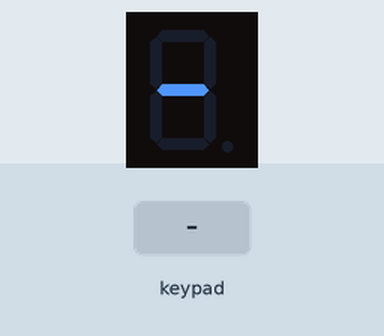
A sketch run on a simulated Arduino Uno, built with avr-gcc and run on an emulated ATmega328P. On the bench: 1-digit seven-segment display. Wiring (inferred from the names in the program): 1-digit 7-segment display, segments lit when HIGH: segments pin 5, A2, A4, A3, pin 4, A1, A0. The inputs (shaded band) are chosen by the test bench. The segment pins are drawn as the display they are named for.

Above: at 1.9 s.
3.4 s: keypad keys 1 3 1 2 1 1 1 0 pressed 0.4 s apart
At 7.1 s:
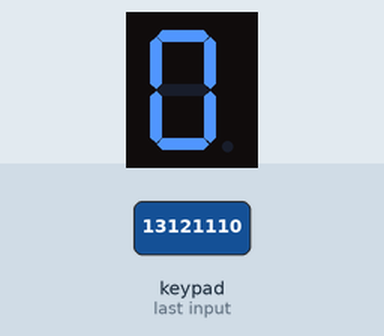
8.1 s: key '4' pressed
At 8.5 s:
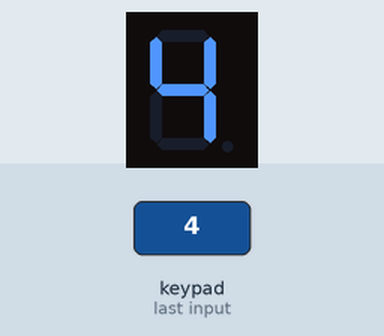
9.6 s: key '5' pressed
At 10.8 s:
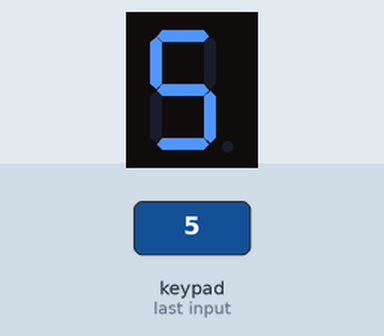
11.1 s: keypad keys 9 8 7 6 pressed 0.4 s apart
At 12.9 s:
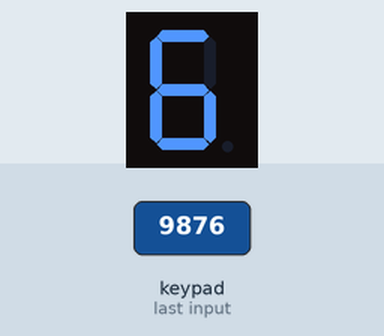
14.2 s: key '1' pressed
At 15.4 s:
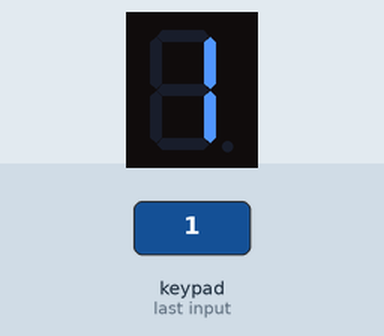
15.7 s: key '2' pressed
At 16.8 s:
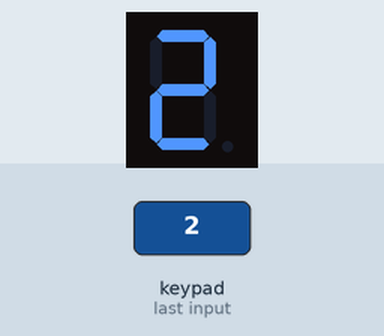
Timing chart, 0 to 18.2 s (numbered marks = the images above; inputs shaded):
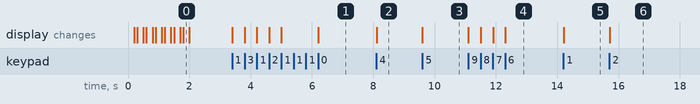

Measured:
- after the input at 3.4 s, the display: first changes at once (image 1 shows a later state)
- after the input at 8.1 s, the display: changes at once (image 2)
- after the input at 9.6 s, the display: changes at once (image 3)
- after the input at 11.1 s, the display: first changes at once (image 4 shows a later state)
- after the input at 14.2 s, the display: changes at once (image 5)
- after the input at 15.7 s, the display: changes at once (image 6)

The sketch:

KEYPAD_WITH_8SEGMENT_LED.ino
```cpp
#include <Keypad.h>

const int LED_PINS[7] = {5, A2, A4, A3, 4, A1, A0};
const int B[10] = {0b1111110, 0b0110000, 0b1101101, 0b1111001, 0b0110011, 0b1011011, 0b1011111, 0b1110000, 0b1111111, 0b1110011};

const byte ROWS = 4;
const byte COLS = 4;
char keys[ROWS][COLS] = {
  {'1','2','3', 'A'},
  {'4','5','6', 'B'},
  {'7','8','9', 'C'},
  {'*','0','#', 'D'}
};
byte rowPins[ROWS] = {13, 12, 11, 10};
byte colPins[COLS] = {9, 8, 7, 6};

Keypad keypad = Keypad(makeKeymap(keys), rowPins, colPins, ROWS, COLS);

void setup(){
  Serial.begin(9600);

  for(int i = 0; i < 7; i++)
    pinMode(LED_PINS[i], OUTPUT);

  for(int i = 0; i < 7; i++)
    digitalWrite(LED_PINS[i], LOW);

  Serial.begin(9600);

  for(int i = 0; i < 7; i++) {
    digitalWrite(LED_PINS[i], HIGH);
    delay(200);
    digitalWrite(LED_PINS[i], LOW);
    delay(100);
  }
}

void loop(){
  char key = keypad.getKey();

  if(key) {
    if(key>='0' && key<='9')
      binaryToDisplay(B[key-'0']);
    else
      binaryToDisplay(0b0000000);
  }
}


void binaryToDisplay(int b) {
  for(int i = 0; i < 7; i++) {
    digitalWrite(LED_PINS[i], bitRead(b, 6-i));
  }
}
```
